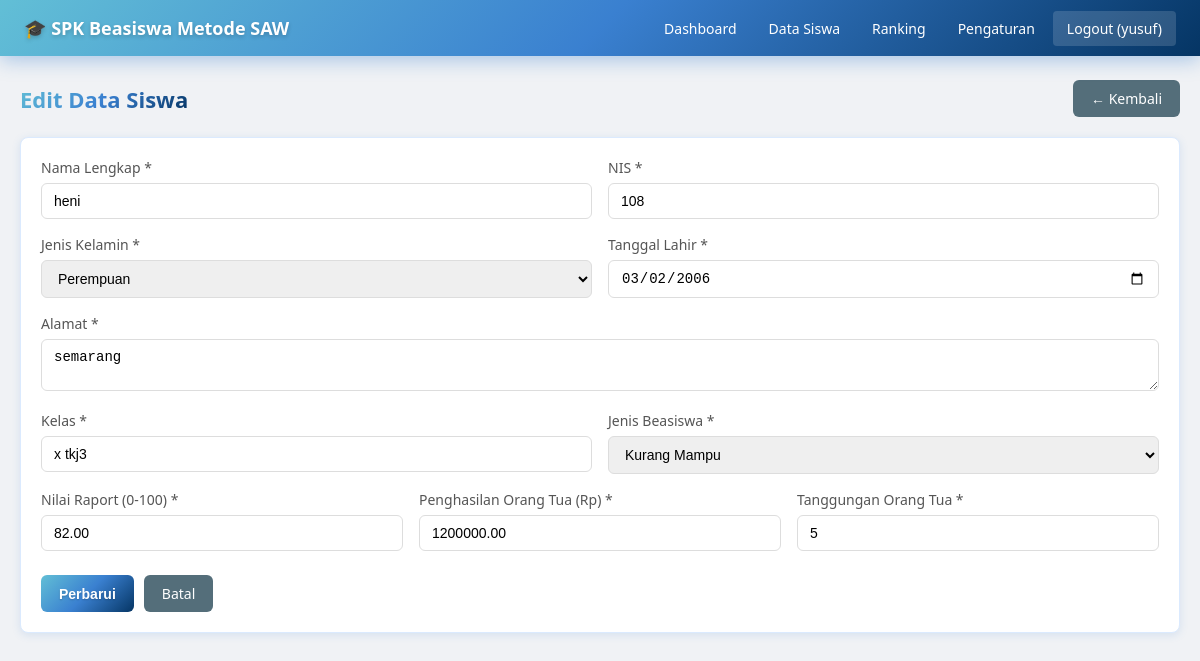
The app's page /views/siswa/edit.php?id=26 (signed in) with its own data.
### tables this page shows
CREATE TABLE `siswa` (
  `id` int(11) NOT NULL,
  `nama` varchar(100) NOT NULL,
  `nis` varchar(20) NOT NULL,
  `jenis_kelamin` enum('P','L') NOT NULL,
  `tanggal_lahir` date NOT NULL,
  `alamat` text NOT NULL,
  `kelas` varchar(20) NOT NULL,
  `nilai_raport` decimal(5,2) NOT NULL,
  `penghasilan_ortu` decimal(15,2) NOT NULL,
  `tanggungan_ortu` int(11) NOT NULL,
  `jenis_beasiswa` enum('prestasi','kurang_mampu') NOT NULL,
  `skor_akhir` decimal(10,4) DEFAULT 0.0000,
  `ranking` int(11) DEFAULT 0,
  `status_penerima` enum('pending','diterima','ditolak') DEFAULT 'pending',
  `created_at` timestamp NOT NULL DEFAULT current_timestamp(),
  `updated_at` timestamp NOT NULL DEFAULT current_timestamp() ON UPDATE current_timestamp()
);

### models/Siswa.php (called while the page is built, shortened)
<?php
class Siswa {
    private $pdo;
    public function __construct($pdo) {
        $this->pdo = $pdo;
    }
    public function findById($id) {
        $stmt = $this->pdo->prepare("SELECT * FROM siswa WHERE id = ?");
        $stmt->execute([$id]);
        return $stmt->fetch();
    }
}

### views/siswa/edit.php (the view, shortened to what this page needs)
<?php
require_once __DIR__ . '/../../config/database.php';
require_once __DIR__ . '/../../models/Siswa.php';
$id = (int)($_GET['id'] ?? 0);
$siswaModel = new Siswa($pdo);
$siswa = $siswaModel->findById($id);
?>
<!DOCTYPE html>
<html lang="id">
<head>
    <link rel="stylesheet" href="<?= BASE_URL ?>assets/css/style.css">
</head>
<body>
<?php include __DIR__ . '/../partials/navbar.php'; ?>
<div class="container">
    <div class="page-header">
        <h2>Edit Data Siswa</h2>
        <a href="<?= BASE_URL ?>views/siswa/index.php" class="btn btn-secondary">← Kembali</a>
    </div>
    <div class="form-card">
        <form action="<?= BASE_URL ?>controllers/SiswaController.php?action=update" method="POST" id="formSiswa">
            <div class="form-row">
                <div class="form-group">
                    <label>Nama Lengkap *</label>
                    <input type="text" name="nama" class="form-control" value="<?= htmlspecialchars($siswa['nama']) ?>" required>
                </div>
                <div class="form-group">
                    <label>NIS *</label>
                    <input type="text" name="nis" class="form-control" value="<?= htmlspecialchars($siswa['nis']) ?>" required>
                </div>
            </div>
            <div class="form-row">
                <div class="form-group">
                    <label>Jenis Kelamin *</label>
                    <select name="jenis_kelamin" class="form-control" required>
                        <option value="P" <?= $siswa['jenis_kelamin'] === 'P' ? 'selected' : '' ?>>Perempuan</option>
                    </select>
                </div>
                <div class="form-group">
                    <label>Tanggal Lahir *</label>
                    <input type="date" name="tanggal_lahir" class="form-control" value="<?= $siswa['tanggal_lahir'] ?>" required>
                </div>
            </div>
            <div class="form-group">
                <label>Alamat *</label>
                <textarea name="alamat" class="form-control" rows="2" required><?= htmlspecialchars($siswa['alamat']) ?></textarea>
            </div>
            <div class="form-row">
                <div class="form-group">
                    <label>Kelas *</label>
                    <input type="text" name="kelas" class="form-control" value="<?= htmlspecialchars($siswa['kelas']) ?>" required>
                </div>
                <div class="form-group">
                    <label>Jenis Beasiswa *</label>
                    <select name="jenis_beasiswa" class="form-control" required>
                        <option value="kurang_mampu" <?= $siswa['jenis_beasiswa'] === 'kurang_mampu' ? 'selected' : '' ?>>Kurang Mampu</option>
                    </select>
                </div>
            </div>
            <div class="form-row">
                <div class="form-group">
                    <label>Nilai Raport (0-100) *</label>
                    <input type="number" name="nilai_raport" class="form-control" value="<?= $siswa['nilai_raport'] ?>" min="0" max="100" step="0.01" required>
                </div>
                <div class="form-group">
                    <label>Penghasilan Orang Tua (Rp) *</label>
                    <input type="number" name="penghasilan_ortu" class="form-control" value="<?= $siswa['penghasilan_ortu'] ?>" min="0" required>
                </div>
                <div class="form-group">
                    <label>Tanggungan Orang Tua *</label>
                    <input type="number" name="tanggungan_ortu" class="form-control" value="<?= $siswa['tanggungan_ortu'] ?>" min="0" required>
                </div>
            </div>
            <div class="form-actions">
                <button type="submit" class="btn btn-primary">Perbarui</button>
                <a href="<?= BASE_URL ?>views/siswa/index.php" class="btn btn-secondary">Batal</a>
            </div>
        </form>
    </div>
</div>
</body>
</html>

### assets/css/style.css (style rules this page uses)
* { margin: 0; padding: 0; box-sizing: border-box; }
body { font-family: 'Segoe UI', Tahoma, Geneva, Verdana, sans-serif; background: #f0f2f5; color: #333; font-size: 14px; }
.container { max-width: 1200px; margin: 24px auto; padding: 0 20px; }
.page-header { display: flex; align-items: center; justify-content: space-between; margin-bottom: 20px; }
.page-header h2 { font-size: 22px; background: linear-gradient(135deg, #62bfd6 0%, #3a80d0 50%, #053564 100%); -webkit-background-clip: text; -webkit-text-fill-color: transparent; background-clip: text; font-weight: 700; }
.card, .form-card { background: white; border-radius: 8px; padding: 20px; box-shadow: 0 2px 8px rgba(58, 128, 208, 0.15); margin-bottom: 20px; border: 1px solid #dbeafe; }
.form-group { margin-bottom: 16px; }
.form-group label { display: block; margin-bottom: 6px; font-weight: 500; color: #555; }
.form-control { width: 100%; padding: 9px 12px; border: 1px solid #ddd; border-radius: 6px; font-size: 14px; transition: border-color 0.2s; }
.form-row { display: grid; grid-template-columns: repeat(auto-fit, minmax(200px, 1fr)); gap: 16px; }
.form-actions { display: flex; gap: 10px; margin-top: 8px; }
.btn { display: inline-block; padding: 9px 18px; border-radius: 6px; border: none; cursor: pointer; font-size: 14px; font-weight: 500; text-decoration: none; transition: all 0.3s; }
.btn-primary { background: linear-gradient(135deg, #62bfd6 0%, #3a80d0 50%, #053564 100%); color: white; border: none; font-weight: 600; text-shadow: 0 1px 2px rgba(0,0,0,0.2); }
.btn-secondary { background: #546e7a; color: white; }

### records on screen
siswa: nama "heni", nis "108", jenis_kelamin "Perempuan", tanggal_lahir "03/02/2006", alamat "semarang", kelas "x tkj3", jenis_beasiswa "Kurang Mampu", nilai_raport "82.00", penghasilan_ortu "1200000.00", tanggungan_ortu "5"

### other values on screen
$_SESSION['username'] "yusuf"
